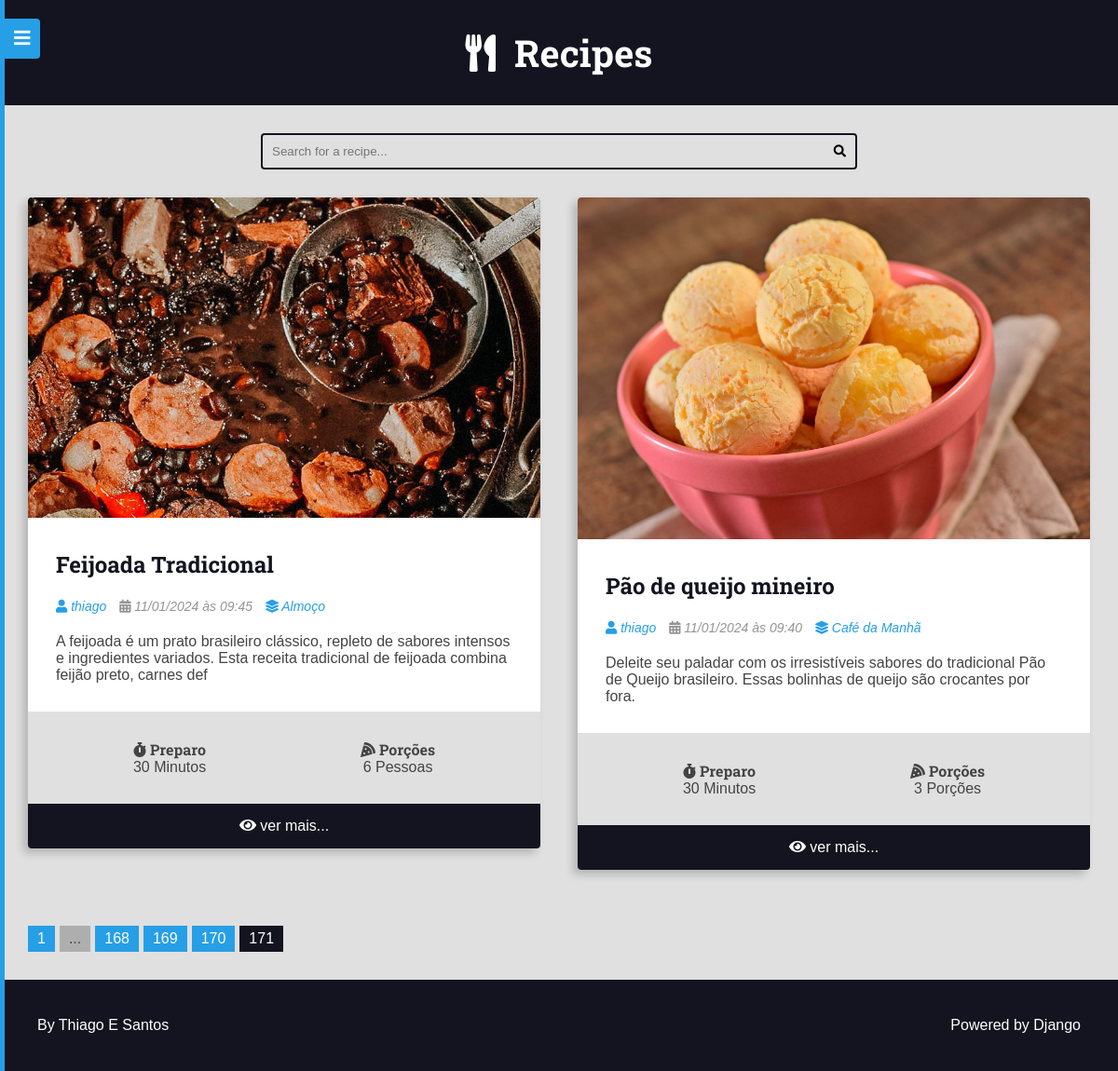
/?page=171, run on the app's committed database.
### recipes/models.py (models this page shows, shortened)
class Recipe(models.Model):
    objects = RecipeManager()
    title = models.CharField(max_length=65, verbose_name=_('Title'))
    description = models.CharField(max_length=165)
    slug = models.SlugField(unique=True)
    preparation_time = models.IntegerField()
    preparation_time_unit = models.CharField(max_length=65)
    servings = models.IntegerField()
    servings_unit = models.CharField(max_length=65)
    preparation_steps = models.TextField()
    preparation_steps_is_html = models.BooleanField(default=False)
    created_at = models.DateTimeField(auto_now_add=True)
    updated_at = models.DateTimeField(auto_now=True)
    is_published = models.BooleanField(default=False)
    cover = models.ImageField(
        upload_to='recipes/covers/%Y/%m/%d/', blank=True, default='')
    category = models.ForeignKey(
        Category, on_delete=models.SET_NULL, null=True, blank=True,
        default=None,
    )
    author = models.ForeignKey(
        User, on_delete=models.SET_NULL, null=True
    )
    tags = models.ManyToManyField(Tag)
    def get_absolute_url(self):
        return reverse('recipes:recipe', args=(self.id,))
    class Meta:
        verbose_name = _('Recipe')
        verbose_name_plural = _('Recipes')

class Category(models.Model):
    name = models.CharField(max_length=65)

### recipes/views.py (the view)
class RecipeListViewHome(RecipeListViewBase):
    template_name = 'recipes/pages/home.html'

### recipes/views.py (called while the page is built)
    def get_queryset(self, *args, **kwargs):
        qs = super().get_queryset(*args, **kwargs)
        qs = qs.filter(is_published=True)
        qs = qs.select_related('author', 'category')
        qs = qs.prefetch_related('tags', 'author__profile')
        return qs

    def get_context_data(self, *args, **kwargs):
        context_data = super().get_context_data(*args, **kwargs)
        page_obj, pagination_range = make_pagination(
            self.request, context_data.get('recipes'), PER_PAGE)
        html_language = translation.get_language()
        context_data.update(
            {
                'recipes': page_obj,
                'pagination_range': pagination_range,
                'html_language': html_language
            })
        return context_data

### utils/pagination.py (called while the page is built)
def make_pagination(request, queryset, per_page, qty_pages=4):
    try:
        current_page = int(request.GET.get('page', 1))
    except ValueError:
        current_page = 1
    paginator = Paginator(queryset, per_page)
    page_obj = paginator.get_page(current_page)
    pagination_range = make_pagination_range(
        paginator.page_range,
        qty_pages,
        current_page
    )
    return page_obj, pagination_range

### recipes/templates/recipes/pages/home.html (shortened to what this page needs)
{% extends 'global/base.html' %}
{% block content %}
<div class="main-content main-content-list container">
{% for recipe in recipes %}
    {% include 'recipes/partials/recipe.html' %}
{% empty %}
    <div class="center m-y">
        <h1>No recipes found here 🥲</h1>
    </div>
{% endfor %}
</div>
{% endblock content %}

### recipes/templates/recipes/partials/recipe.html (shortened to what this page needs)
{% load i18n %}
<div class="recipe recipe-list-item">
    {% if recipe.cover %}
        <div class="recipe-cover">
            <a href="{{ recipe.get_absolute_url }}">
                <img src="{{ recipe.cover.url }}" alt="Temporário">
            </a>
        </div>
    {% endif %}
    <div class="recipe-title-container">
        <h2 class="recipe-title">
            <a href="{{ recipe.get_absolute_url }}">
                {{ recipe.title }}
            </a>
        </h2>
    </div>
    <div class="recipe-author">
        {% if recipe.author is not None %}
            <span class="recipe-author-item">
                {% if recipe.author.profile %}
                    <a href="{% url 'authors:profile' recipe.author.profile.id %}">
                {% endif %}
                <i class="fas fa-user"></i>
                {% if recipe.author.first_name %}
                    {{ recipe.author.first_name }} {{ recipe.author.last_name }}
                {% else %}
                    {{ recipe.author.username }}
                {% endif %}
                {% if recipe.author.profile %}
                    </a>
                {% endif %}
            </span>
        {% endif %}
        <span class="recipe-author-item">
            <i class="fas fa-calendar-alt"></i>
            {{ recipe.created_at|date:"d/m/Y" }} às {{ recipe.created_at|date:"H:i" }}
        </span>
        {% if recipe.category is not None %}
            <span class="recipe-author-item">
                <a href="{% url 'recipes:category' recipe.category.id %}">
                    <i class="fas fa-layer-group"></i>
                    <span>{{ recipe.category.name }}</span>
                </a>
            </span>
        {% endif %}
    </div>
    <div class="recipe-content">
        <p>{{ recipe.description }}</p>
    </div>
    <div class="recipe-meta-container">
        <div class="recipe-meta recipe-preparation">
            <h3 class="recipe-meta-title"><i class="fas fa-stopwatch"></i> {% translate "Preparation" %} </h3>
            <div class="recipe-meta-text">
                {{ recipe.preparation_time }} {{ recipe.preparation_time_unit }}
            </div>
        </div>
        <div class="recipe-meta recipe-servings">
            <h3 class="recipe-meta-title"><i class="fas fa-pizza-slice"></i> {% translate "Servings" %}</h3>
            <div class="recipe-meta-text">
                {{ recipe.servings }} {{ recipe.servings_unit }}
            </div>
        </div>
    </div>
    {% if is_detail_page is not True %}
        <footer class="recipe-footer">
            <a class="recipe-read-more button button-dark button-full-width" href="{% url 'recipes:recipe' recipe.id %}">
                <i class="fas fa-eye"></i>
                <span>{% translate "read more" %}...</span>
            </a>
        </footer>
    {% endif %}
</div>

### base_static/global/css/styles.css (style rules this page uses)
:root { --color-primary: #269fe6; --color-primary-hover: #2086c2; --color-primary-dark: #13141f; --color-primary-dark-hover: #212336; --color-primary-light: #d4ecfa; --color-primary-light-hover: #bdd8e7; --color-white: #fff; --color-black: #000; --color-dark-text: #444; --color-info-light: #cce5ff; --color-debug-light: #cce5ff; --color-success-light: #d4edda; --color-alert-light: #fff3cd; --color-warning-light: #fff3cd; --color-error-light: #f8d7da; --color-info-dark: #4d86c4; --color-debug-dark: #4d86c4; --color-success-dark: #4a9c5d; --color-alert-dark: #927f40; --color-warning-dark: #927f40; --color-error-dark: #da525d; --color-gray-0: #f9f9f9; --color-gray-1: #e0e0e0; --color-gray-2: #c7c7c7; --color-gray-3: #aeaeae; --color-gray-4: #959595; --color-gray-5: #7d7d7d; --color-gray-6: #646464; --color-gray-7: #4b4b4b; --color-gray-8: #323232; --color-gray-9: #191919; --font-primary: sans-serif; --font-headings: 'Roboto Slab', serif; --spacing-gutter-medium: 3rem; --spacing-gutter-large: 4rem; }
* { padding: 0; margin: 0; box-sizing: border-box; }
html { font-size: 62.5%; }
body { font-size: 1.6rem; font-family: var(--font-primary); background: var(--color-gray-1); color: var(--color-dark-text); }
h1, h2, h3, h4, h5, h6 { font-family: var(--font-headings); }
img { width: 100%; }
a { color: var(--color-primary); text-decoration: none; }
.container { max-width: 144rem; margin: 0 auto; padding: var(--spacing-gutter-medium); }
.main-content { padding-top: 0; }
.main-content-list { display: grid; grid-template-columns: repeat(auto-fit, minmax(340px, 1fr)); gap: var(--spacing-gutter-large); }
.recipe { background: var(--color-white); box-shadow: -5px 5px 10px rgba(0, 0, 0, 0.2); transform: scale(1); transition: all 300ms ease-in-out; border-radius: 0.4rem; overflow: hidden; }
.recipe img { max-width: 100%; }
.recipe-list-item { max-width: 64rem; height: fit-content; }
.recipe-title-container { padding: var(--spacing-gutter-medium); padding-bottom: 2rem; }
.recipe-title-container a { text-decoration: none; color: var(--color-primary-dark); }
.recipe-author { padding: 0 var(--spacing-gutter-medium); }
.recipe-content { padding: var(--spacing-gutter-medium); padding-top: 2rem; }
.recipe-author-item { color: var(--color-gray-4); margin-right: 1rem; font-style: italic; font-size: 1.4rem; }
.recipe-author a { color: var(--color-primary); transition: all 300ms ease-in-out; text-decoration: none; }
.recipe-meta-container { display: flex; flex-flow: row wrap; padding: var(--spacing-gutter-medium); background: var(--color-gray-1); }
.recipe-meta { display: flex; flex-flow: column nowrap; flex-shrink: 1; flex-grow: 1; text-align: center; }
.recipe-meta-title { font-size: 1.6rem; }
.recipe-footer a { background: var(--color-primary-dark); display: block; color: var(--color-white); text-decoration: none; text-align: center; padding: 1.5rem var(--spacing-gutter-medium); transition: all 300ms ease-in-out; }

### data on the page
Recipe: cover (picture), title "Feijoada Tradicional", author.username "thiago", created_at "11/01/2024", created_at "09:45", category.name "Almoço", description "A feijoada é um prato brasileiro clássico, repleto de sabores intensos e ingredientes variados. Esta receita tradicional de feijoada combina feijão preto, carnes def", preparation_time "30", preparation_time_unit "Minutos", servings "6", servings_unit "Pessoas"
Recipe: cover (picture), title "Pão de queijo mineiro", author.username "thiago", created_at "11/01/2024", created_at "09:40", category.name "Café da Manhã", description "Deleite seu paladar com os irresistíveis sabores do tradicional Pão de Queijo brasileiro. Essas bolinhas de queijo são crocantes por fora.", preparation_time "30", preparation_time_unit "Minutos", servings "3", servings_unit "Porções"

### other printed values
{{ page }} "168" "169" "170"
{{ page }} "171"
